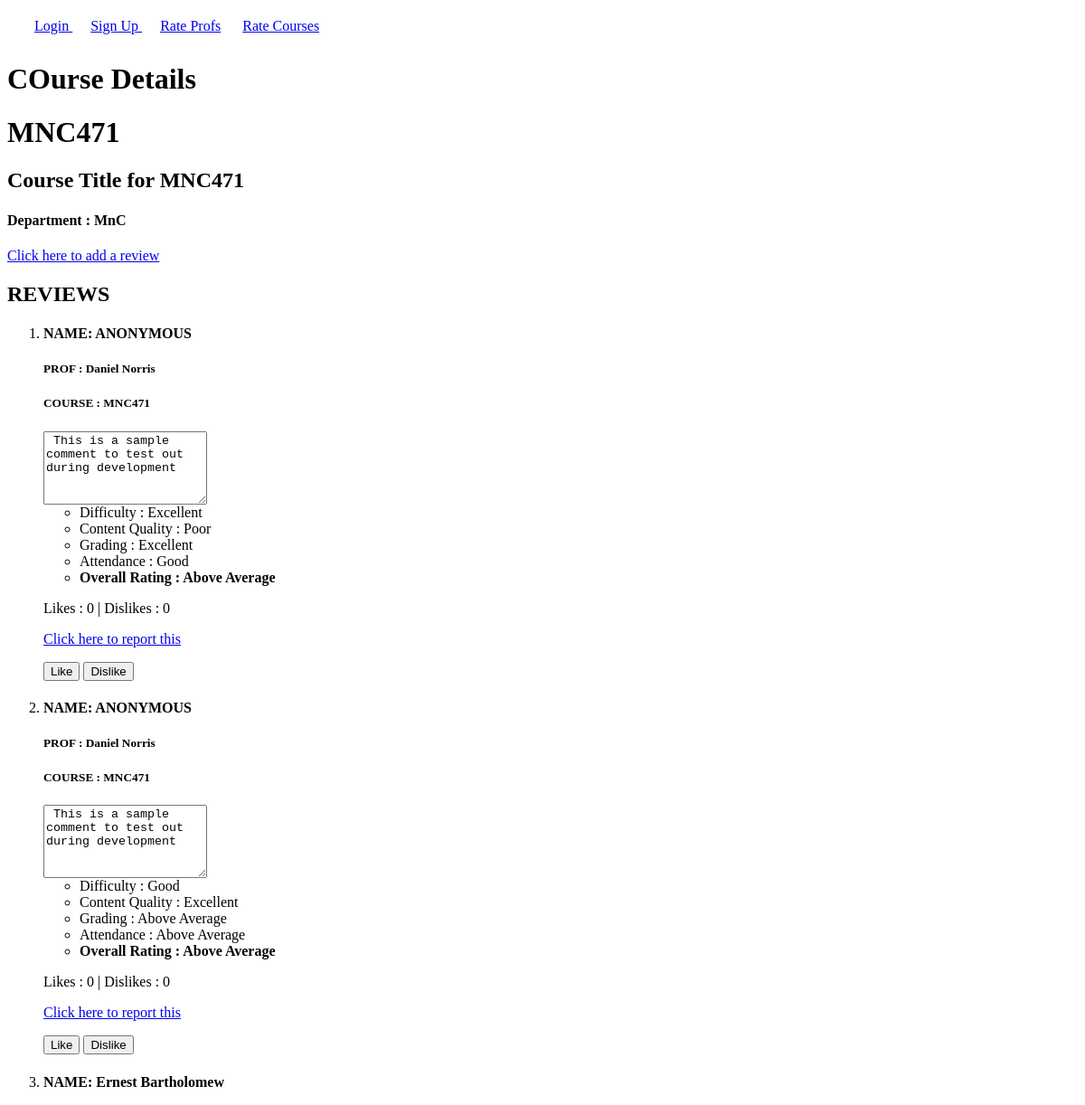
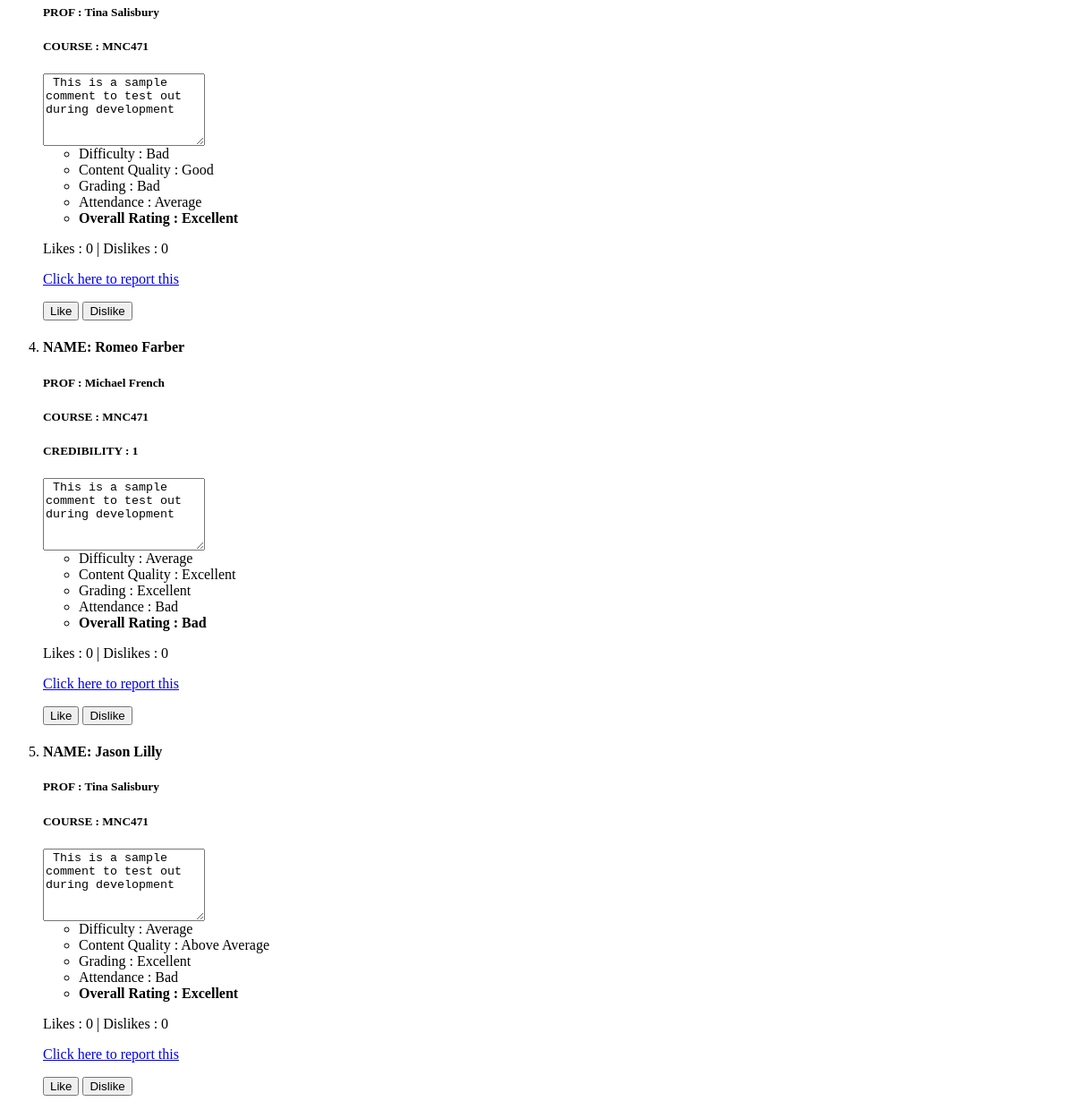
Before: /rate/courses/25/ with the older database file (2 pictures, top to bottom).
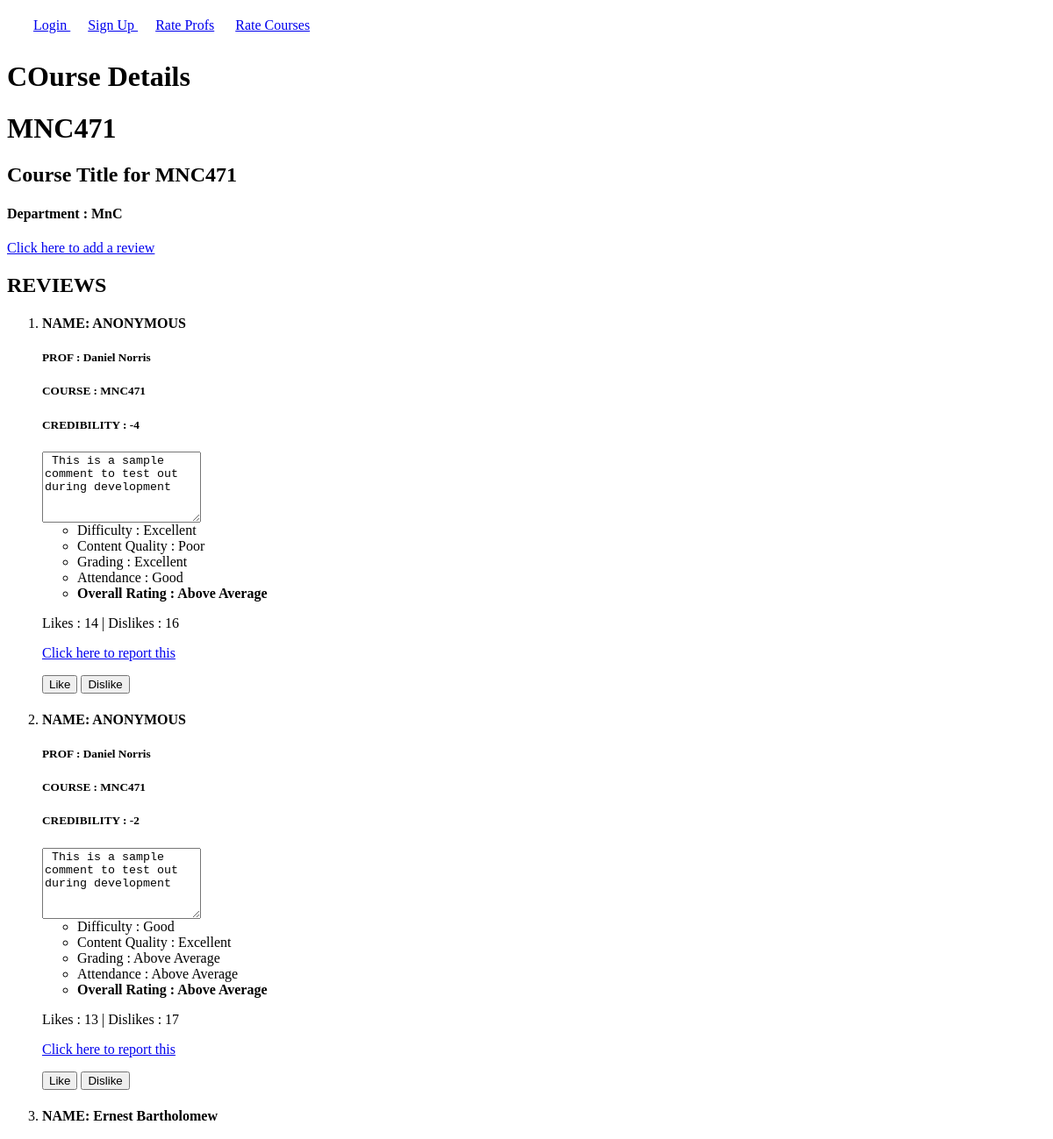
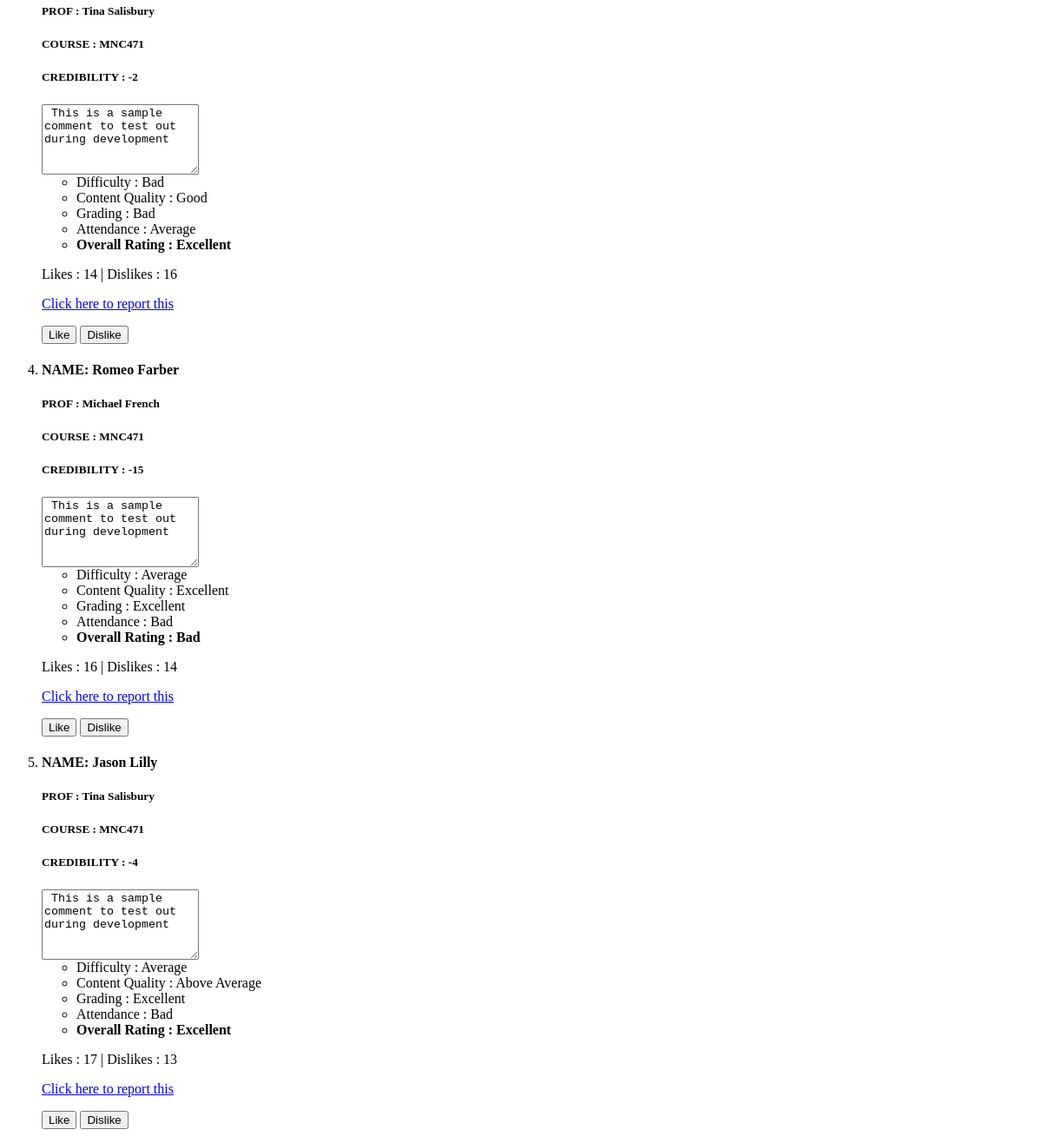
After: the same page with the newer database file (2 pictures, top to bottom).
### rate/models.py (models this page shows, shortened)
class Courses(models.Model):
    dept = models.ForeignKey("Dept", on_delete=models.CASCADE)
    title = models.CharField(max_length=100)
    code = models.CharField(max_length=10)

class Dept(models.Model):
    name = models.CharField(max_length=10)
    def __str__(self):
        return self.name

class Review(models.Model):
    RatingChoices = (
        (0, "Poor"),
        (1, "Bad"),
        (2, "Average"),
        (3, "Above Average"),
        (4, "Good"),
        (5, "Excellent"),
    )
    user = models.ForeignKey(User, on_delete=models.CASCADE,null=True,blank=True)
    timestamp = models.DateTimeField(auto_now=False, auto_now_add=True,null=True)
    comment = models.TextField(max_length=4096)
    isAnonymous = models.BooleanField(default=False,verbose_name="Remain Anonymous?")
    prof = models.ForeignKey("Profs", on_delete=models.CASCADE,null=True)
    course = models.ForeignKey("Courses", on_delete=models.CASCADE,null=True)
    difficulty = models.IntegerField(choices = RatingChoices,default=0)
    content_quality =models.IntegerField(choices = RatingChoices,default=0)
    grading = models.IntegerField(choices = RatingChoices,default=0)
    attendance = models.IntegerField(choices = RatingChoices,default=0)
    overall_rating =models.IntegerField(choices = RatingChoices,default=0)
    likes = models.PositiveIntegerField(default=0)
    dislikes = models.PositiveIntegerField(default=0)

class Profs(models.Model):
    dept = models.ForeignKey("Dept", on_delete=models.CASCADE)
    name = models.CharField(max_length=100)
    email = models.EmailField(max_length=254)
    webpage = models.URLField(max_length=200)

class Credibility(models.Model):
    user = models.OneToOneField(User, on_delete=models.CASCADE,null=True)
    trust = models.IntegerField(default=0)

### rate/views.py (the view)
# urls.py: url(r'^courses/(?P<pk>[0-9]+)/$',CoursePage,name="c_data"),
def CoursePage(request, pk):
    course_data = get_object_or_404(Courses, pk=pk)
    return render(request=request, template_name="course/course_page.html", context={"course_data": course_data, "reviews": course_data.review_set.all(),"id":pk})

### rate/templates/course/course_page.html
{% extends '../detail.html' %}
{% block bio %}
<h1> COurse Details </h1>
<h1> {{course_data.code}} </h1>
<h2> {{course_data.title}} </h2>
<h4> Department : {{course_data.dept}} </h4>
<a href = {% url 'course_review' id%}> Click here to add a review </a>
{% endblock bio%}

### rate/templates/detail.html (shortened to what this page needs)
{% extends 'base.html' %}
{% block base_body %}
<div id = "bio">
    {% block bio %}
    {% endblock bio%}
</div>
<div id="reviews">
<h2> REVIEWS </h2>
</div>
<div id ="add_review">
<ol>
{% for review in reviews %}
{% include "display_review.html" %}
{% endfor %}
</ol>
</div>
{% endblock base_body %}

### rate/templates/base.html (shortened to what this page needs)
<nav>
<ul>
<li>
    {% if user.is_authenticated %}
    <a href="{% url 'logout' %}"> Logout {{user.username}} </a>
    {% else %}
    <a href = "{% url 'login' %}"> Login </a>
    {% endif %}
<li> <a href="{% url 'signup' %}"> Sign Up </a>
<li> <a href="{% url 'profs' %}"> Rate Profs</a>
<li> <a href="{% url 'courses' %}"> Rate Courses</a>
</ul>
</nav>
{% block base_body %}
{% endblock base_body %}

### rate/templates/display_review.html
        <li>
            {% if review.isAnonymous %}
                <h4> NAME: ANONYMOUS </h4>
            {% else %}
                <h4> NAME: {{review.user.first_name}} {{review.user.last_name}}
            {% endif %}
            {% if review.prof is not None %}
            <h5> PROF : {{review.prof.name}} </h5>
            {% endif %}
            {% if review.course is not None %}
            <h5> COURSE : {{review.course.code}} </h5>
            {% endif %}
            {% if review.user.credibility %}
            <h5> CREDIBILITY : {{review.user.credibility.trust}} </h5>
            {% endif %}
             <textarea name="text" wrap="hard" rows="5" cols="20" readonly > {{review.comment}} </textarea>
            <div class = "ratings">
                <ul>
                    <li> Difficulty : {{review.get_difficulty_display}}
                    <li> Content Quality : {{review.get_content_quality_display}}
                    <li> Grading : {{review.get_grading_display}}
                    <li> Attendance : {{review.get_attendance_display}}
                    <li> <b> Overall Rating : {{review.get_overall_rating_display}} </b>
                </ul>
            </div>
            <div>
            <p> Likes : {{review.likes}} | Dislikes : {{review.dislikes}} </p>
            </div>
            {% if review.user != user %}
            <p> <a href = {% url 'report' review.id%}> Click here to report this </a></p>
            <button type="submit" name="like"  onclick = "location.href =  '{% url 'like' review.id%}'">Like</button>
            <button type="submit" name="dislike"  onclick = "location.href = '{% url 'dislike' review.id%}'">Dislike</button>
            {% endif %}

### rate/templates/base.html (style rules this page uses)
nav ul { list-style-type: none; margin: 10px; padding:10px; }
nav li { display:inline; margin:10px; }

Changed rows visible on the page:
changed Review "Poor": user.credibility.trust (not shown) → "-4"; likes "0" → "14"; dislikes "0" → "16"
changed Review (number 2 of 5 on the later page): user.credibility.trust (not shown) → "-2"; likes "0" → "13"; dislikes "0" → "17"
changed Review "Ernest": user.credibility.trust (not shown) → "-2"; likes "0" → "14"; dislikes "0" → "16"
changed Review "Romeo": user.credibility.trust "1" → "-15"; likes "0" → "16"; dislikes "0" → "14"
changed Review "Jason": user.credibility.trust (not shown) → "-4"; likes "0" → "17"; dislikes "0" → "13"
